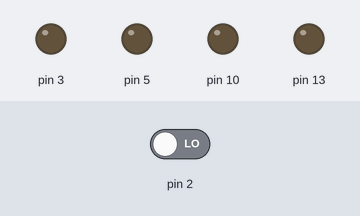
Recording of a sketch running on a simulated Arduino Uno, built with avr-gcc and run on an emulated ATmega328P. On the bench: output pins drawn as LEDs (lit = HIGH). Dashed ring = blinking. Inputs (shaded band) come from the test bench; at power-on: pin 2 LOW.

Above: at 1.2 s.
1.3 s: pin 2 driven HIGH
At 1.7 s:
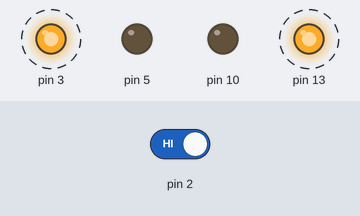
At 2.2 s:
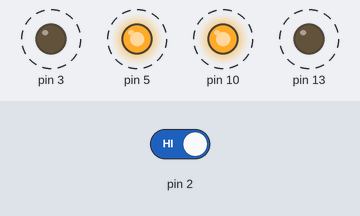
4.3 s: pin 2 driven LOW
At 4.8 s:
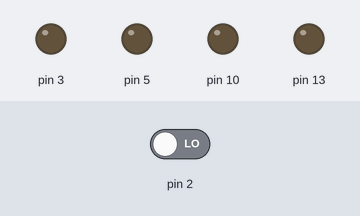
Timing chart, 0 to 7.3 s (numbered marks = the images above; inputs shaded):
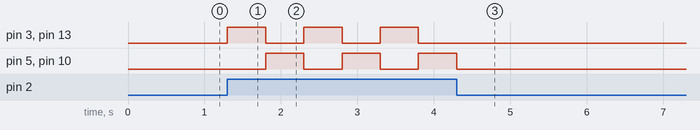

Measured:
- after the input at 1.3 s, pin 3, pin 13: alternates HIGH for 0.50 s and LOW for 0.50 s, starting at once; pin 5, pin 10: alternates HIGH for 0.50 s and LOW for 0.50 s, starting after 0.50 s
- after the input at 4.3 s, pin 3, pin 13: stops changing and stays LOW; pin 5, pin 10: goes on until 4.3 s, then stays LOW

The sketch:

ejercicio1.ino
```cpp
// Código Ejemplo
int buttonState = 0;
void setup()
{
// Configurar Pin como Entrada
pinMode(2, INPUT);
// Configurar Pines como Salida
pinMode(3, OUTPUT);
pinMode(5, OUTPUT);
pinMode(10, OUTPUT);
pinMode(13, OUTPUT);
}
void loop()
{
// Leer Estado del Puerto de Entrada 2
buttonState = digitalRead(2);
// Actual Segun el Estado de la Lectura
if (buttonState == HIGH){
 //APAGAR LED 10
digitalWrite(10, LOW);
// Encender LED 4
digitalWrite(3, HIGH);
// Apagar Led en Puerto 5
digitalWrite(5, LOW);
// Encender Led en Puerto 13
digitalWrite(13, HIGH);
// Esperar 1 Segundo
delay(500);
//ENCENDER LED 10
digitalWrite(3, LOW);
// Encender Led en Puerto 5
digitalWrite(5, HIGH);
// Apagar Led en Puerto 13
digitalWrite(13, LOW);
// Esperar 1 Segundo
//PRENDER LED 10
digitalWrite(10, HIGH);
delay(500);
} else {
// Apagar Leds en Puertos 5 y 13

digitalWrite(13, LOW);
digitalWrite(10, LOW);

}
  if (buttonState == LOW){
    digitalWrite(5, LOW);
    digitalWrite(3, LOW);
}
}
```
